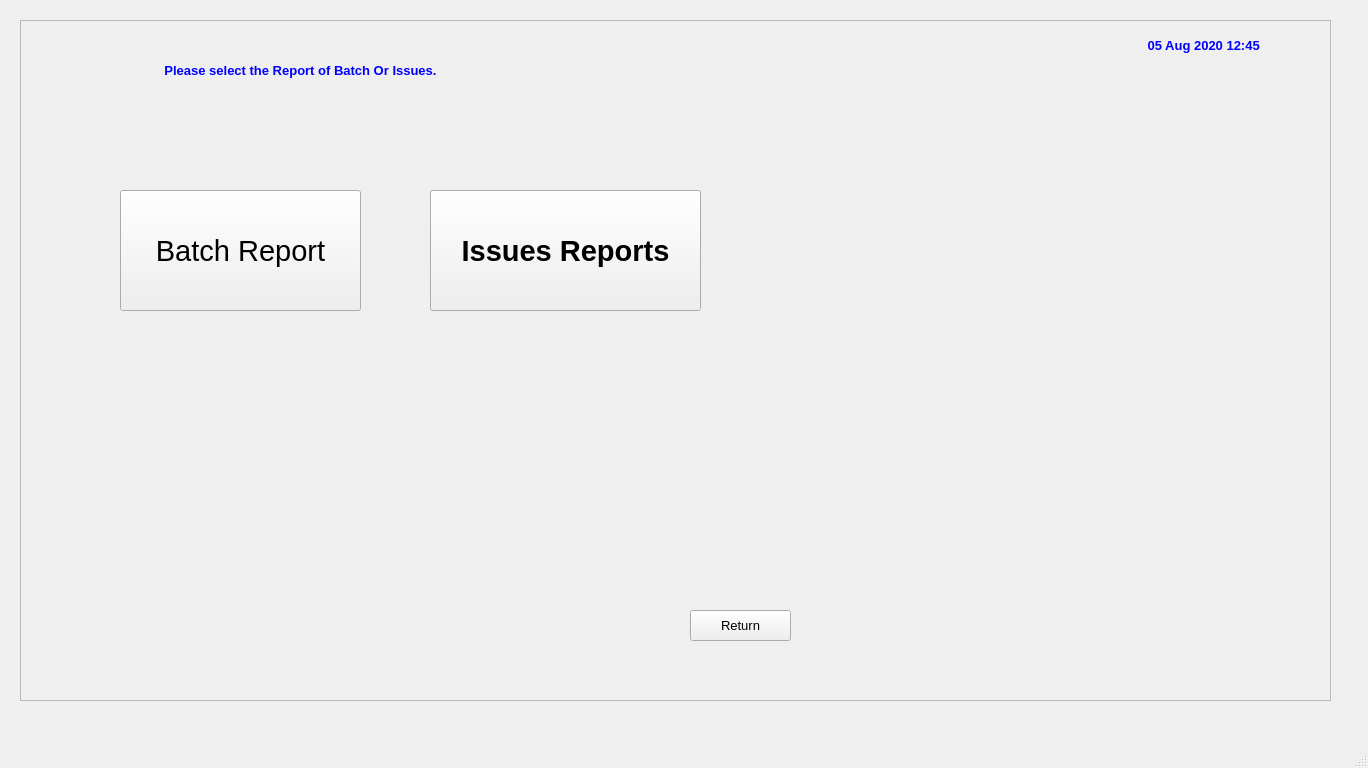
<?xml version="1.0" encoding="UTF-8"?>
<ui version="4.0">
 <class>MainWindow</class>
 <widget class="QMainWindow" name="MainWindow">
  <property name="geometry">
   <rect>
    <x>0</x>
    <y>0</y>
    <width>1368</width>
    <height>768</height>
   </rect>
  </property>
  <property name="baseSize">
   <size>
    <width>0</width>
    <height>0</height>
   </size>
  </property>
  <property name="windowTitle">
   <string>MainWindow</string>
  </property>
  <widget class="QWidget" name="centralwidget">
   <widget class="QFrame" name="frame">
    <property name="geometry">
     <rect>
      <x>20</x>
      <y>20</y>
      <width>1311</width>
      <height>681</height>
     </rect>
    </property>
    <property name="frameShape">
     <enum>QFrame::StyledPanel</enum>
    </property>
    <property name="frameShadow">
     <enum>QFrame::Raised</enum>
    </property>
    <widget class="QPushButton" name="pushButton">
     <property name="geometry">
      <rect>
       <x>100</x>
       <y>170</y>
       <width>241</width>
       <height>121</height>
      </rect>
     </property>
     <property name="font">
      <font>
       <pointsize>22</pointsize>
      </font>
     </property>
     <property name="text">
      <string>Batch Report</string>
     </property>
    </widget>
    <widget class="QPushButton" name="pushButton_4">
     <property name="geometry">
      <rect>
       <x>410</x>
       <y>170</y>
       <width>271</width>
       <height>121</height>
      </rect>
     </property>
     <property name="font">
      <font>
       <family>MS Sans Serif</family>
       <pointsize>22</pointsize>
       <weight>75</weight>
       <bold>true</bold>
      </font>
     </property>
     <property name="text">
      <string>Issues Reports</string>
     </property>
    </widget>
    <widget class="QLabel" name="label_20">
     <property name="geometry">
      <rect>
       <x>1060</x>
       <y>10</y>
       <width>251</width>
       <height>31</height>
      </rect>
     </property>
     <property name="font">
      <font>
       <family>MS Sans Serif</family>
       <pointsize>10</pointsize>
       <weight>75</weight>
       <bold>true</bold>
       <underline>false</underline>
      </font>
     </property>
     <property name="styleSheet">
      <string notr="true">color: rgb(0, 0, 255);</string>
     </property>
     <property name="text">
      <string>05 Aug 2020 12:45 </string>
     </property>
     <property name="alignment">
      <set>Qt::AlignCenter</set>
     </property>
    </widget>
    <widget class="QPushButton" name="pushButton_2">
     <property name="geometry">
      <rect>
       <x>670</x>
       <y>590</y>
       <width>101</width>
       <height>31</height>
      </rect>
     </property>
     <property name="font">
      <font>
       <family>MS Sans Serif</family>
       <pointsize>10</pointsize>
       <weight>50</weight>
       <bold>false</bold>
      </font>
     </property>
     <property name="text">
      <string>Return</string>
     </property>
    </widget>
    <widget class="QLabel" name="label_21">
     <property name="geometry">
      <rect>
       <x>50</x>
       <y>20</y>
       <width>461</width>
       <height>61</height>
      </rect>
     </property>
     <property name="font">
      <font>
       <family>MS Sans Serif</family>
       <pointsize>10</pointsize>
       <weight>75</weight>
       <bold>true</bold>
       <underline>false</underline>
      </font>
     </property>
     <property name="styleSheet">
      <string notr="true">color: rgb(0, 0, 255);</string>
     </property>
     <property name="text">
      <string>Please select the Report of Batch Or Issues.</string>
     </property>
     <property name="alignment">
      <set>Qt::AlignCenter</set>
     </property>
    </widget>
   </widget>
  </widget>
  <widget class="QMenuBar" name="menubar">
   <property name="geometry">
    <rect>
     <x>0</x>
     <y>0</y>
     <width>1368</width>
     <height>21</height>
    </rect>
   </property>
  </widget>
  <widget class="QStatusBar" name="statusbar"/>
 </widget>
 <resources/>
 <connections/>
</ui>
